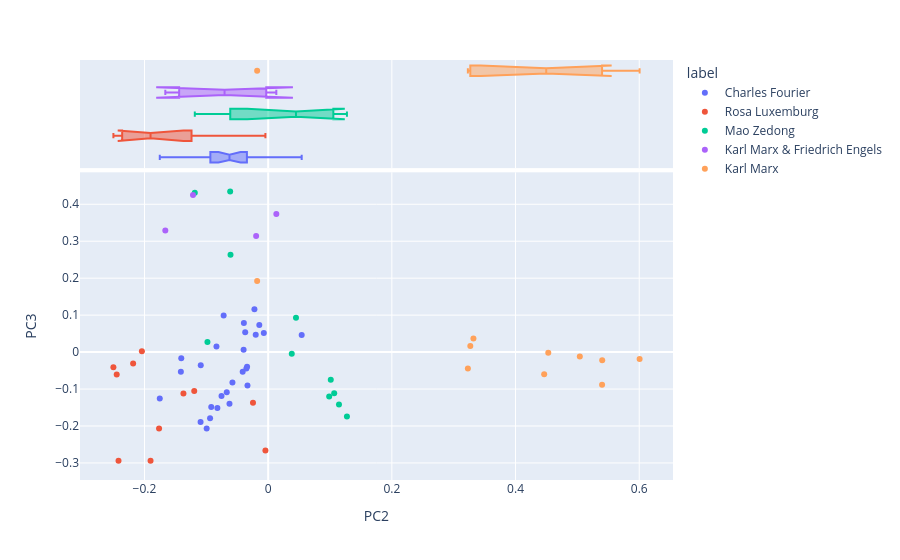

The notebook cell saved with this chart:
### Markdown cell above
## Chaps, PC 2 and 3

### Code cell
vis_pcs(DCM_c, 2, 3)

### Figure 1 — Plotly figure (JSON) as saved in the notebook; plotly's stock layout.template omitted (floating-point values rounded to 4 significant figures)
{"data": [{"hovertemplate": "<b>%{hovertext}</b><br><br>label=Charles Fourier<br>PC2=%{x}<br>PC3=%{y}<extra></extra>", "hovertext": ["Selections from his Writings", "Selections from his Writings", "Selections from his Writings", "Selections from his Writings", "Selections from his Writings", "Selections from his Writings", "Selections from his Writings", "Selections from his Writings", "Selections from his Writings", "Selections from his Writings", "Selections from his Writings", "Selections from his Writings", "Selections from his Writings", "Selections from his Writings", "Selections from his Writings", "Selections from his Writings", "Selections from his Writings", "Selections from his Writings", "Selections from his Writings", "Selections from his Writings", "Selections from his Writings", "Selections from his Writings", "Selections from his Writings", "Selections from his Writings", "Selections from his Writings", "Selections from his Writings", "Selections from his Writings"], "legendgroup": "Charles Fourier", "marker": {"color": "#636efa", "symbol": "circle"}, "mode": "markers", "name": "Charles Fourier", "orientation": "v", "showlegend": true, "type": "scatter", "x": [-0.09205, -0.05779, -0.109, -0.1412, -0.1753, -0.0393, -0.07199, -0.01434, -0.02014, -0.00706, 0.05421, -0.02223, -0.03712, -0.1405, -0.03973, -0.08361, -0.07542, -0.1093, -0.09393, -0.08209, -0.06697, -0.03523, -0.06256, -0.0412, -0.03409, -0.03346, -0.09945], "xaxis": "x", "y": [-0.1484, -0.08216, -0.03542, -0.05339, -0.1256, 0.07897, 0.09898, 0.07351, 0.04707, 0.05183, 0.04639, 0.1157, 0.05346, -0.01637, 0.006617, 0.01546, -0.1191, -0.189, -0.1788, -0.1511, -0.1083, -0.04443, -0.1396, -0.05329, -0.03942, -0.09061, -0.207], "yaxis": "y"}, {"alignmentgroup": "True", "hovertemplate": "<b>%{hovertext}</b><br><br>label=Charles Fourier<br>PC2=%{x}<extra></extra>", "hovertext": ["Selections from his Writings", "Selections from his Writings", "Selections from his Writings", "Selections from his Writings", "Selections from his Writings", "Selections from his Writings", "Selections from his Writings", "Selections from his Writings", "Selections from his Writings", "Selections from his Writings", "Selections from his Writings", "Selections from his Writings", "Selections from his Writings", "Selections from his Writings", "Selections from his Writings", "Selections from his Writings", "Selections from his Writings", "Selections from his Writings", "Selections from his Writings", "Selections from his Writings", "Selections from his Writings", "Selections from his Writings", "Selections from his Writings", "Selections from his Writings", "Selections from his Writings", "Selections from his Writings", "Selections from his Writings"], "legendgroup": "Charles Fourier", "marker": {"color": "#636efa", "symbol": "circle"}, "name": "Charles Fourier", "notched": true, "offsetgroup": "Charles Fourier", "showlegend": false, "type": "box", "x": [-0.09205, -0.05779, -0.109, -0.1412, -0.1753, -0.0393, -0.07199, -0.01434, -0.02014, -0.00706, 0.05421, -0.02223, -0.03712, -0.1405, -0.03973, -0.08361, -0.07542, -0.1093, -0.09393, -0.08209, -0.06697, -0.03523, -0.06256, -0.0412, -0.03409, -0.03346, -0.09945], "xaxis": "x2", "yaxis": "y2"}, {"hovertemplate": "<b>%{hovertext}</b><br><br>label=Rosa Luxemburg<br>PC2=%{x}<br>PC3=%{y}<extra></extra>", "hovertext": ["Reform or Revolution", "Reform or Revolution", "Reform or Revolution", "Reform or Revolution", "Reform or Revolution", "Reform or Revolution", "Reform or Revolution", "Reform or Revolution", "Reform or Revolution", "Reform or Revolution", "Reform or Revolution"], "legendgroup": "Rosa Luxemburg", "marker": {"color": "#EF553B", "symbol": "circle"}, "mode": "markers", "name": "Rosa Luxemburg", "orientation": "v", "showlegend": true, "type": "scatter", "x": [-0.2183, -0.242, -0.004466, -0.02456, -0.1196, -0.1902, -0.1765, -0.137, -0.2042, -0.2503, -0.2449], "xaxis": "x", "y": [-0.03102, -0.2941, -0.266, -0.1372, -0.1053, -0.2943, -0.2071, -0.1118, 0.002072, -0.04111, -0.06087], "yaxis": "y"}, {"alignmentgroup": "True", "hovertemplate": "<b>%{hovertext}</b><br><br>label=Rosa Luxemburg<br>PC2=%{x}<extra></extra>", "hovertext": ["Reform or Revolution", "Reform or Revolution", "Reform or Revolution", "Reform or Revolution", "Reform or Revolution", "Reform or Revolution", "Reform or Revolution", "Reform or Revolution", "Reform or Revolution", "Reform or Revolution", "Reform or Revolution"], "legendgroup": "Rosa Luxemburg", "marker": {"color": "#EF553B", "symbol": "circle"}, "name": "Rosa Luxemburg", "notched": true, "offsetgroup": "Rosa Luxemburg", "showlegend": false, "type": "box", "x": [-0.2183, -0.242, -0.004466, -0.02456, -0.1196, -0.1902, -0.1765, -0.137, -0.2042, -0.2503, -0.2449], "xaxis": "x2", "yaxis": "y2"}, {"hovertemplate": "<b>%{hovertext}</b><br><br>label=Mao Zedong<br>PC2=%{x}<br>PC3=%{y}<extra></extra>", "hovertext": ["On Correcting Mistaken Ideas in the Party", "On Guerrilla Warfare", "On Guerrilla Warfare", "On Guerrilla Warfare", "On Guerrilla Warfare", "On Guerrilla Warfare", "On Guerrilla Warfare", "On Guerrilla Warfare", "On Practice", "On Tactics Against Japanese Imperialism", "Win the Masses for the Anti-Japanese Front"], "legendgroup": "Mao Zedong", "marker": {"color": "#00cc96", "symbol": "circle"}, "mode": "markers", "name": "Mao Zedong", "orientation": "v", "showlegend": true, "type": "scatter", "x": [-0.0609, 0.1068, 0.1274, 0.1012, 0.04497, 0.1145, 0.03814, 0.09869, -0.0982, -0.06147, -0.1187], "xaxis": "x", "y": [0.2633, -0.1112, -0.1742, -0.07499, 0.09267, -0.1416, -0.004182, -0.1199, 0.02711, 0.4347, 0.4311], "yaxis": "y"}, {"alignmentgroup": "True", "hovertemplate": "<b>%{hovertext}</b><br><br>label=Mao Zedong<br>PC2=%{x}<extra></extra>", "hovertext": ["On Correcting Mistaken Ideas in the Party", "On Guerrilla Warfare", "On Guerrilla Warfare", "On Guerrilla Warfare", "On Guerrilla Warfare", "On Guerrilla Warfare", "On Guerrilla Warfare", "On Guerrilla Warfare", "On Practice", "On Tactics Against Japanese Imperialism", "Win the Masses for the Anti-Japanese Front"], "legendgroup": "Mao Zedong", "marker": {"color": "#00cc96", "symbol": "circle"}, "name": "Mao Zedong", "notched": true, "offsetgroup": "Mao Zedong", "showlegend": false, "type": "box", "x": [-0.0609, 0.1068, 0.1274, 0.1012, 0.04497, 0.1145, 0.03814, 0.09869, -0.0982, -0.06147, -0.1187], "xaxis": "x2", "yaxis": "y2"}, {"hovertemplate": "<b>%{hovertext}</b><br><br>label=Karl Marx & Friedrich Engels<br>PC2=%{x}<br>PC3=%{y}<extra></extra>", "hovertext": ["The Communist Manifesto", "The Communist Manifesto", "The Communist Manifesto", "The Communist Manifesto"], "legendgroup": "Karl Marx & Friedrich Engels", "marker": {"color": "#ab63fa", "symbol": "circle"}, "mode": "markers", "name": "Karl Marx & Friedrich Engels", "orientation": "v", "showlegend": true, "type": "scatter", "x": [0.01319, -0.01945, -0.1663, -0.1216], "xaxis": "x", "y": [0.3736, 0.3141, 0.3293, 0.4249], "yaxis": "y"}, {"alignmentgroup": "True", "hovertemplate": "<b>%{hovertext}</b><br><br>label=Karl Marx & Friedrich Engels<br>PC2=%{x}<extra></extra>", "hovertext": ["The Communist Manifesto", "The Communist Manifesto", "The Communist Manifesto", "The Communist Manifesto"], "legendgroup": "Karl Marx & Friedrich Engels", "marker": {"color": "#ab63fa", "symbol": "circle"}, "name": "Karl Marx & Friedrich Engels", "notched": true, "offsetgroup": "Karl Marx & Friedrich Engels", "showlegend": false, "type": "box", "x": [0.01319, -0.01945, -0.1663, -0.1216], "xaxis": "x2", "yaxis": "y2"}, {"hovertemplate": "<b>%{hovertext}</b><br><br>label=Karl Marx<br>PC2=%{x}<br>PC3=%{y}<extra></extra>", "hovertext": ["Wage Labour and Capital", "Wage Labour and Capital", "Wage Labour and Capital", "Wage Labour and Capital", "Wage Labour and Capital", "Wage Labour and Capital", "Wage Labour and Capital", "Wage Labour and Capital", "Wage Labour and Capital", "Wage Labour and Capital"], "legendgroup": "Karl Marx", "marker": {"color": "#FFA15A", "symbol": "circle"}, "mode": "markers", "name": "Karl Marx", "orientation": "v", "showlegend": true, "type": "scatter", "x": [0.3229, -0.01783, 0.4463, 0.5039, 0.6006, 0.3269, 0.5401, 0.5399, 0.4529, 0.3319], "xaxis": "x", "y": [-0.04449, 0.1925, -0.05973, -0.012, -0.01892, 0.01678, -0.02196, -0.08851, -0.001989, 0.03675], "yaxis": "y"}, {"alignmentgroup": "True", "hovertemplate": "<b>%{hovertext}</b><br><br>label=Karl Marx<br>PC2=%{x}<extra></extra>", "hovertext": ["Wage Labour and Capital", "Wage Labour and Capital", "Wage Labour and Capital", "Wage Labour and Capital", "Wage Labour and Capital", "Wage Labour and Capital", "Wage Labour and Capital", "Wage Labour and Capital", "Wage Labour and Capital", "Wage Labour and Capital"], "legendgroup": "Karl Marx", "marker": {"color": "#FFA15A", "symbol": "circle"}, "name": "Karl Marx", "notched": true, "offsetgroup": "Karl Marx", "showlegend": false, "type": "box", "x": [0.3229, -0.01783, 0.4463, 0.5039, 0.6006, 0.3269, 0.5401, 0.5399, 0.4529, 0.3319], "xaxis": "x2", "yaxis": "y2"}], "layout": {"legend": {"title": {"text": "label"}, "tracegroupgap": 0}, "margin": {"t": 60}, "xaxis": {"anchor": "y", "domain": [0.0, 1.0], "title": {"text": "PC2"}}, "xaxis2": {"anchor": "y2", "domain": [0.0, 1.0], "matches": "x", "showgrid": true, "showticklabels": false}, "yaxis": {"anchor": "x", "domain": [0.0, 0.7326], "title": {"text": "PC3"}}, "yaxis2": {"anchor": "x2", "domain": [0.7426, 1.0], "matches": "y2", "showgrid": false, "showline": false, "showticklabels": false, "ticks": ""}}}
